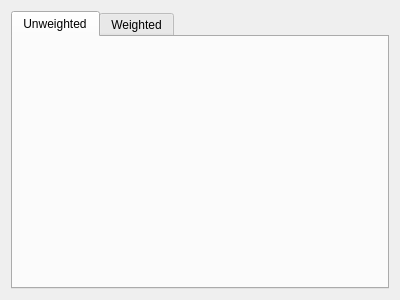
<?xml version="1.0" encoding="UTF-8"?>
<ui version="4.0">
 <class>Form</class>
 <widget class="QWidget" name="Form">
  <property name="geometry">
   <rect>
    <x>0</x>
    <y>0</y>
    <width>400</width>
    <height>300</height>
   </rect>
  </property>
  <property name="windowTitle">
   <string>Form</string>
  </property>
  <layout class="QHBoxLayout" name="horizontalLayout">
   <item>
    <widget class="QTabWidget" name="tabWidget">
     <property name="currentIndex">
      <number>0</number>
     </property>
     <widget class="QWidget" name="unweightedTab">
      <attribute name="title">
       <string>Unweighted</string>
      </attribute>
      <layout class="QHBoxLayout" name="horizontalLayout_3">
       <item>
        <widget class="QLabel" name="robinsonFouldsUnweightedImage">
         <property name="text">
          <string/>
         </property>
        </widget>
       </item>
      </layout>
     </widget>
     <widget class="QWidget" name="weightedTab">
      <attribute name="title">
       <string>Weighted</string>
      </attribute>
      <layout class="QHBoxLayout" name="horizontalLayout_2">
       <item>
        <widget class="QLabel" name="robinsonFouldsWeightedImage">
         <property name="text">
          <string/>
         </property>
        </widget>
       </item>
      </layout>
     </widget>
    </widget>
   </item>
  </layout>
 </widget>
 <resources/>
 <connections/>
</ui>
